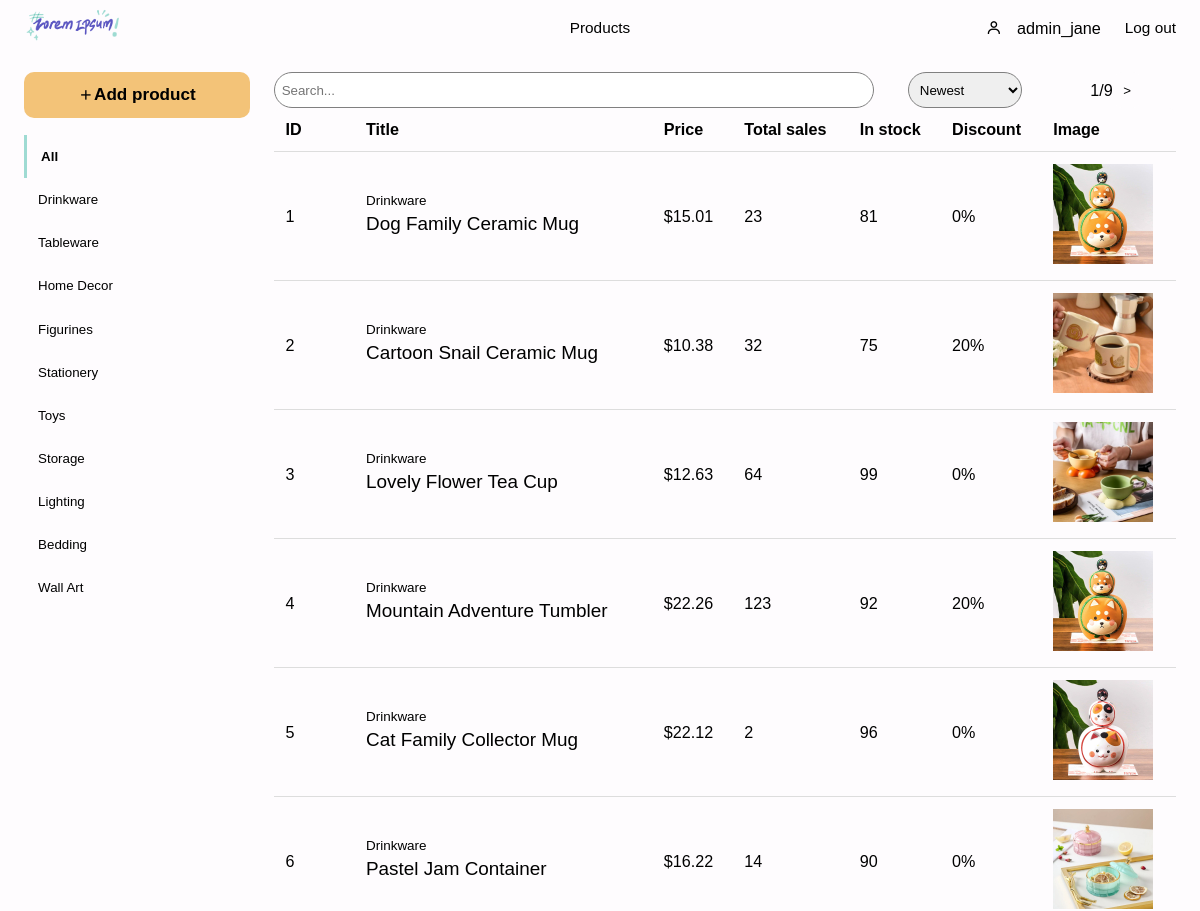
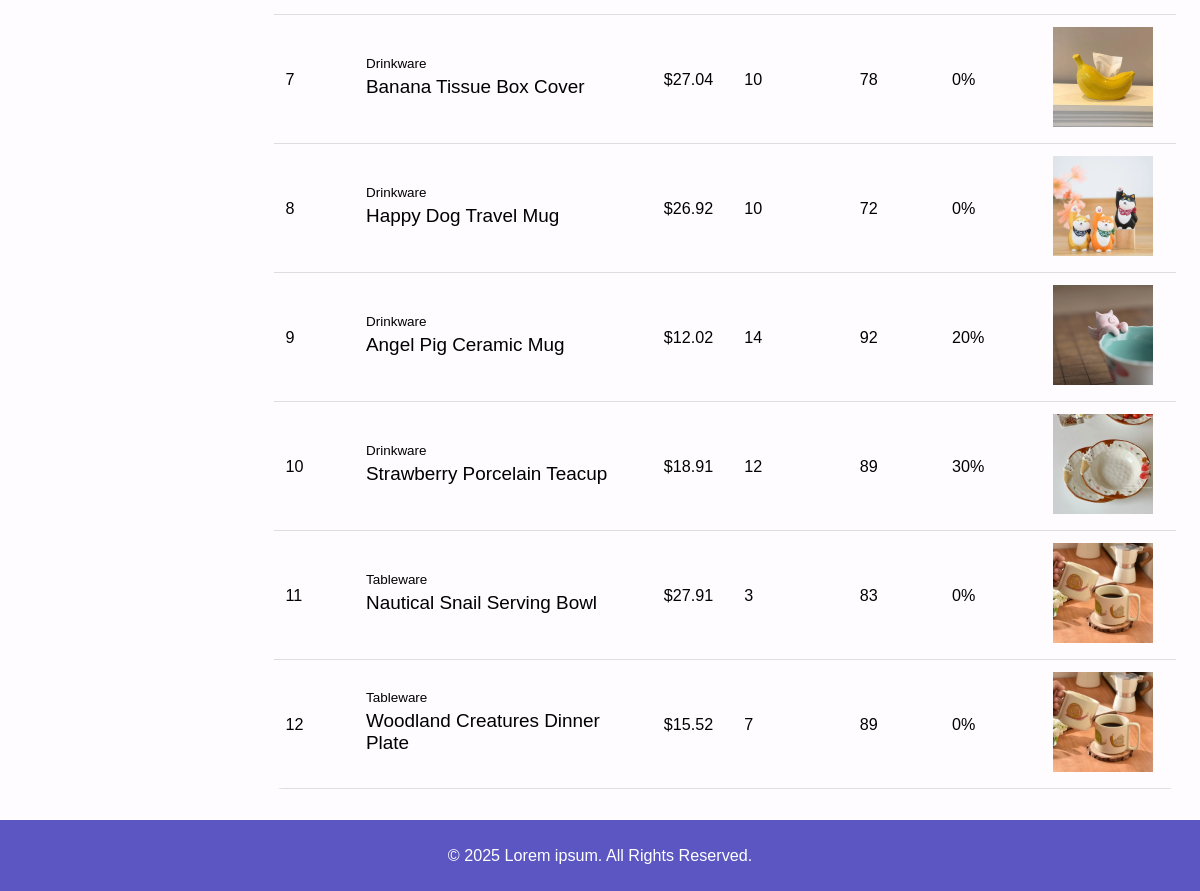
/admin/product/ (signed in), run on the app's committed database (2 pictures, top to bottom).
### tables this page shows
CREATE TABLE `categories` (
  `catID` int NOT NULL AUTO_INCREMENT,
  `catName` varchar(255) DEFAULT NULL,
  PRIMARY KEY (`catID`)
);

CREATE TABLE `products` (
  `id` int NOT NULL AUTO_INCREMENT,
  `title` varchar(255) NOT NULL,
  `imageLink` text,
  `productDesc` text,
  `catID` int DEFAULT NULL,
  `createdDate` datetime DEFAULT CURRENT_TIMESTAMP,
  `price` decimal(10,2) DEFAULT NULL,
  `salesAmount` decimal(10,0) DEFAULT '0',
  `inStock` decimal(10,0) DEFAULT '0',
  `discount` decimal(5,2) DEFAULT '0.00',
  PRIMARY KEY (`id`),
  KEY `catID` (`catID`),
  CONSTRAINT `products_ibfk_1` FOREIGN KEY (`catID`) REFERENCES `categories` (`catID`)
);

### app/controllers/AdminController.php (called while the page is built, shortened)
<?php
require_once __DIR__ . "/../models/ProductModel.php";
class AdminController {
    private $product;
    private $limit;
    public function __construct() {
        $this->product = new ProductModel();
        $this->limit = 12;
    }
    public function product_index() {
        $categories = $this->product->get_categories();
        $title = isset($_POST['title']) ? $_POST['title'] : "";
        $sort = ["by"=> "createdDate", "order"=>"DESC"];
        $filter = ["categories"=>array_column($categories, "catID"), "price_range"=>[], "title"=>$title];
        $products = $this->product->get_products($sort, $filter, $this->limit, 0);
        require __DIR__ . "/../views/admin/product/product.php";
    }
}
?>

### app/models/ProductModel.php (called while the page is built, shortened)
<?php
require_once __DIR__ . "../../db.php";
class ProductModel
{
    private $db;
    public function __construct()
    {
        $this->db = Database::get_instance();
    }
    public function get_categories()
    {
        $stmt = $this->db->prepare("SELECT * FROM categories");
        $stmt->execute();
        $result = $stmt->get_result();
        $categories = $result->fetch_all(MYSQLI_ASSOC);
        return $categories;
    }
    public function get_products($sort, $filter, $limit, $offset)
    {
        $sort_key = $sort['by'];
        $sort_order = $sort['order'];
        $categories = $filter['categories'];
        $sql = "SELECT p.*, c.catName
            FROM products p
            JOIN categories c ON p.catID = c.catID
            WHERE 1=1";
        $params = [];
        $types = "";
        if (!empty($categories)) {
            $placeholders = implode(',', array_fill(0, count($categories), '?'));
            $sql .= " AND c.catID IN ($placeholders)";
            $params = array_merge($params, $categories);
            $types .= str_repeat("s", count($categories));
        }
        else {
            return [];
        }
        $sql .= " ORDER BY p.$sort_key $sort_order LIMIT ? OFFSET ?";
        $params[] = $limit;
        $params[] = $offset;
        $types .= "ii";
        $stmt = $this->db->prepare($sql);
        $stmt->bind_param($types, ...$params);
        $stmt->execute();
        $result = $stmt->get_result();
        $products = $result->fetch_all(MYSQLI_ASSOC);
        return $products;
    }
}

### app/db.php (called while the page is built, shortened)
<?php
class Database {
    public static $instance = null;
    public function __construct() {
        $this->connection = new mysqli('localhost','root','','lorem_ipsum');
    }
    public static function get_instance() {
        if (self::$instance == null) {
            self::$instance = new Database();
        }
        return self::$instance->connection;
    }
}
?>

### app/utils.php (called while the page is built, shortened)
<?php
    function e($string) {
        return htmlspecialchars($string, ENT_QUOTES, 'UTF-8');
    }
?>

### app/views/admin/product/product.php (the view, shortened to what this page needs)
<div class="container-inset grid-1-4">
    <div class="side">
        <div class="sidebar">
            <button id="add-btn" class="flex align-center center">
                <i class='bx bx-plus'></i>
                <span class="mobile-hidden">Add product</span>
            </button>
            <div id="filter-categories">
                <button value="all" class="btn-active">All</button>
                <?php foreach ($categories as $cat): ?>
                    <button value=<?= e($cat['catID']) ?>><?= e($cat['catName']) ?></button>
                <?php endforeach; ?>
            </div>
        </div>
    </div>
    <div>
        <?php require "product_utils.php" ?>
        <div class="table-wrapper overflow-x">
            <table>
                <thead>
                    <tr>
                        <th>ID</th>
                        <th>Title</th>
                        <th>Price</th>
                        <th>Total sales</th>
                        <th>In stock</th>
                        <th>Discount</th>
                        <th>Image</th>
                    </tr>
                </thead>
                <tbody id="admin-product-display">
                    <?php foreach ($products as $prod): ?>
                        <tr>
                            <td><?= e($prod["id"]) ?></td>
                            <td>
                                <a class="info-group" href="<?= e(ADMIN_URL . 'product/view/' . $prod['id']) ?>">
                                    <small><?= e($prod["catName"]) ?></small>
                                    <h3><?= e($prod["title"]) ?></h3>
                                </a>
                            </td>
                            <td>$<?= e($prod["price"]) ?></td>
                            <td><?= e($prod["salesAmount"]) ?></td>
                            <td><?= e($prod["inStock"]) ?></td>
                            <td><?= e($prod["discount"] * 100) ?>%</td>
                            <td>
                                <img src="<?= e(IMAGE_PATH . $prod["imageLink"]) ?>" alt="<?= e($prod['title']) ?>">
                            </td>
                        </tr>
                    <?php endforeach; ?>
                </tbody>
            </table>
        </div>
    </div>
</div>

### public/css/index.css (style rules this page uses)
:root { --tiffany-blue: hsl(172, 45%, 74%); --snow: #fefcfe; --isabelline: #f3f3f3; --earth-yellow: #f3c378; --iris: #5b56c1; }
body { font-family: "Lexend", sans-serif; font-size: 2.2ex; background: var(--snow); margin: 0; padding: 0; display: flex; flex-direction: column; overflow: visible; min-height: 100vh; position: relative; padding-bottom: calc(2 * 10px + 2ex * 2 + 2vw); box-sizing: border-box; width: 100%; }
a { text-decoration: none; color: black; }
h1,h2,h3 { margin: 0.5ex 0; padding: 0; }
h1, h2,h3 { font-weight: normal; }

### public/css/common.css (style rules this page uses)
.container-inset { padding: 2vw; }
.flex { display: flex; align-items: stretch; }
.align-center { align-items: center; }
.center { justify-content: center; text-align: center; }
.overflow-x { overflow-x: auto; overflow-y: hidden; }
span { font-size: 2ex; }
img { width: 100px; aspect-ratio: 1/1; }
div { box-sizing: border-box; width: 100%; }
button { font-family: "Lexend", sans-serif; padding: 1.5ex; border-radius: 10px; background-color: var(--snow); border: 1px solid black; text-align: center; }
.mobile-hidden { display: block; }

### public/css/home.css (style rules this page uses)
:root { --r: 20px; --c: 100px; }

### public/css/product.css (style rules this page uses)
.grid-1-4 { display: grid; grid-template-columns: 1fr 4fr; }

### public/css/admin.css (style rules this page uses)
.admin-page .grid-1-4 { gap: 2vw; }
table { width: 100%; border-collapse: collapse; background-color: var(--snow); border-radius: 8px; overflow: hidden; }
table thead, table tbody { width: 100%; }
table tr { width: 100%; }
table th, table td { padding: 12px; text-align: left; border-bottom: 1px solid #ddd; }
table th, table td { word-wrap: break-word; white-space: normal; }
table td:nth-child(2), table th:nth-child(2) { max-width: 250px; overflow: hidden; text-overflow: ellipsis; }
table td:nth-child(7), table th:nth-child(7) { max-width: 150px; overflow: hidden; text-overflow: ellipsis; }
table th, table td { min-width: 50px; }
.info-group { display: flex; flex-direction: column; align-items: start; }
.sidebar { position: sticky; top: 60px; bottom: 0; display: flex; flex-direction: column; font-size: 1.8ex; }
#add-btn { width: 100%; background-color: var(--earth-yellow); border: none; font-size: 2ex; font-weight: bold; margin-bottom: 2ex; }
.sidebar #filter-categories { display: flex; flex-direction: column; align-items: flex-start; }
.sidebar #filter-categories button { border-radius: 0; border: none; width: 100%; text-align: left; padding: 2ex; }
.sidebar #filter-categories .btn-active { background-color: none; color: black; font-weight: bold; border-left: 3px solid var(--tiffany-blue); }

### data on the page
categories: $cat['catID'] 1 (drawn), catName "Drinkware"
categories: $cat['catID'] 2 (drawn), catName "Tableware"
categories: $cat['catID'] 3 (drawn), catName "Home Decor"
categories: $cat['catID'] 4 (drawn), catName "Figurines"
categories: $cat['catID'] 5 (drawn), catName "Stationery"
categories: $cat['catID'] 6 (drawn), catName "Toys"
categories: $cat['catID'] 7 (drawn), catName "Storage"
categories: $cat['catID'] 8 (drawn), catName "Lighting"
categories: $cat['catID'] 9 (drawn), catName "Bedding"
categories: $cat['catID'] 10 (drawn), catName "Wall Art"
products: id "1", catID.catName "Drinkware", title "Dog Family Ceramic Mug", price "15.01", salesAmount "23", inStock "81", $prod['discount']*100 "0", imageLink (picture)
products: id "2", catID.catName "Drinkware", title "Cartoon Snail Ceramic Mug", price "10.38", salesAmount "32", inStock "75", $prod['discount']*100 "20", imageLink (picture)
products: id "3", catID.catName "Drinkware", title "Lovely Flower Tea Cup", price "12.63", salesAmount "64", inStock "99", $prod['discount']*100 "0", imageLink (picture)
products: id "4", catID.catName "Drinkware", title "Mountain Adventure Tumbler", price "22.26", salesAmount "123", inStock "92", $prod['discount']*100 "20", imageLink (picture)
products: id "5", catID.catName "Drinkware", title "Cat Family Collector Mug", price "22.12", salesAmount "2", inStock "96", $prod['discount']*100 "0", imageLink (picture)
products: id "6", catID.catName "Drinkware", title "Pastel Jam Container", price "16.22", salesAmount "14", inStock "90", $prod['discount']*100 "0", imageLink (picture)
products: id "7", catID.catName "Drinkware", title "Banana Tissue Box Cover", price "27.04", salesAmount "10", inStock "78", $prod['discount']*100 "0", imageLink (picture)
products: id "8", catID.catName "Drinkware", title "Happy Dog Travel Mug", price "26.92", salesAmount "10", inStock "72", $prod['discount']*100 "0", imageLink (picture)
products: id "9", catID.catName "Drinkware", title "Angel Pig Ceramic Mug", price "12.02", salesAmount "14", inStock "92", $prod['discount']*100 "20", imageLink (picture)
products: id "10", catID.catName "Drinkware", title "Strawberry Porcelain Teacup", price "18.91", salesAmount "12", inStock "89", $prod['discount']*100 "30", imageLink (picture)
products: id "11", catID.catName "Tableware", title "Nautical Snail Serving Bowl", price "27.91", salesAmount "3", inStock "83", $prod['discount']*100 "0", imageLink (picture)
products: id "12", catID.catName "Tableware", title "Woodland Creatures Dinner Plate", price "15.52", salesAmount "7", inStock "89", $prod['discount']*100 "0", imageLink (picture)

### other printed values
$_SESSION['username'] "admin_jane"
$total_pages "9"
